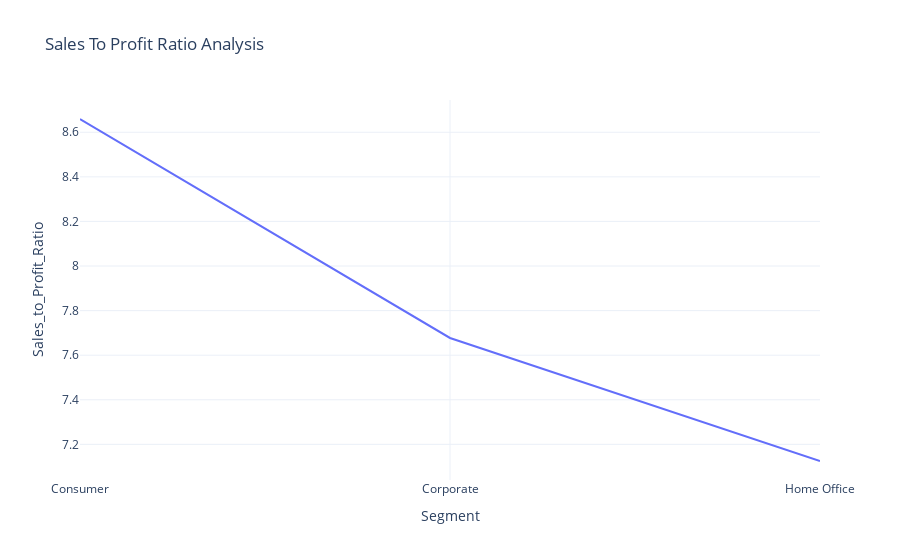

Notebook code for this chart:
### Code cell
fig = px.line(sales_profit_by_segment,
             x='Segment',
             y='Sales_to_Profit_Ratio',
             title='Sales To Profit Ratio Analysis')
fig.show()

### Figure 1 — Plotly figure (JSON) as saved in the notebook; plotly's stock layout.template omitted (floating-point values rounded to 4 significant figures)
{"data": [{"hovertemplate": "Segment=%{x}<br>Sales_to_Profit_Ratio=%{y}<extra></extra>", "legendgroup": "", "line": {"color": "#636efa", "dash": "solid"}, "marker": {"symbol": "circle"}, "mode": "lines", "name": "", "orientation": "v", "showlegend": false, "type": "scatter", "x": ["Consumer", "Corporate", "Home Office"], "xaxis": "x", "y": [8.659, 7.677, 7.125], "yaxis": "y"}], "layout": {"autosize": true, "legend": {"tracegroupgap": 0}, "title": {"text": "Sales To Profit Ratio Analysis"}, "xaxis": {"anchor": "y", "autorange": true, "domain": [0, 1], "range": [0, 2], "title": {"text": "Segment"}, "type": "category"}, "yaxis": {"anchor": "x", "autorange": true, "domain": [0, 1], "range": [7.04, 8.745], "title": {"text": "Sales_to_Profit_Ratio"}, "type": "linear"}}}
